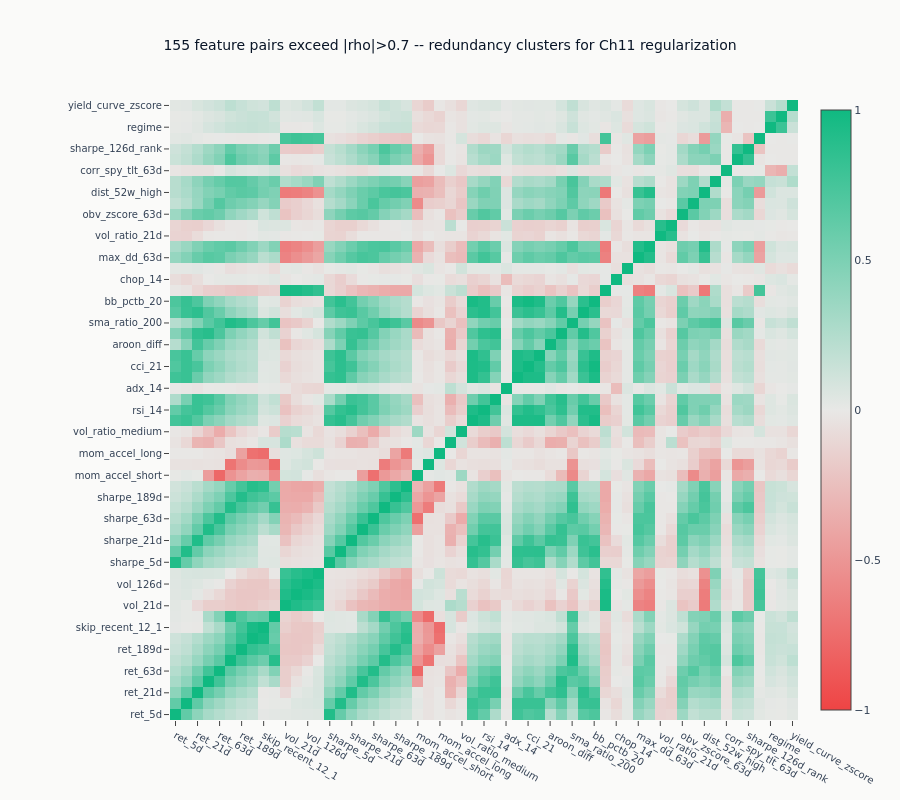

Source (notebook cell):
### Markdown cell above
### Feature Correlation Heatmap

### Code cell
sample_df = features.filter(pl.col("timestamp").is_in(dates[::5]))
# Rank in polars (fast), then Pearson on ranks = Spearman
corr_matrix = (
    sample_df.select(feature_cols).select(pl.all().rank(method="average")).to_pandas().corr()
)

high_corr_pairs = [
    (f1, f2, corr_matrix.loc[f1, f2])
    for f1, f2 in itertools.combinations(feature_cols, 2)
    if abs(corr_matrix.loc[f1, f2]) > 0.7
]

_div = ml4t_diverging()  # [negative, neutral, positive] -> centered diverging scale
diverging_scale = [[0.0, _div[0]], [0.5, _div[1]], [1.0, _div[2]]]

fig_corr = go.Figure(
    go.Heatmap(
        z=corr_matrix.values,
        x=feature_cols,
        y=feature_cols,
        colorscale=diverging_scale,
        zmid=0,
        zmin=-1,
        zmax=1,
    )
)
fig_corr.update_layout(
    title=(
        f"{len(high_corr_pairs)} feature pairs exceed |rho|>0.7 -- "
        "redundancy clusters for Ch11 regularization"
    ),
    height=800,
    width=900,
    # feature names run to ~19 characters; the default left margin clips them
    margin=dict(l=170),
)
fig_corr.show()

print(f"\nHigh-correlation pairs (|rho| > 0.7): {len(high_corr_pairs)}")
for f1, f2, rho in sorted(high_corr_pairs, key=lambda x: abs(x[2]), reverse=True)[:10]:
    print(f"  {f1} x {f2}: {rho:.3f}")

### Figure 1 — Plotly figure (JSON) as saved in the notebook; plotly's stock layout.template omitted (floating-point values rounded to 4 significant figures; data arrays with more than 128 entries replaced by an {"elided": "..."} marker saying what was removed)
{"data": [{"colorscale": [[0.0, "#ef4444"], [0.5, "#e8e8e6"], [1.0, "#10b981"]], "type": "heatmap", "x": ["ret_5d", "ret_10d", "ret_21d", "ret_42d", "ret_63d", "ret_126d", "ret_189d", "ret_252d", "skip_recent_12_1", "skip_recent_6_1", "vol_21d", "vol_63d", "vol_126d", "vol_252d", "sharpe_5d", "sharpe_10d", "sharpe_21d", "sharpe_42d", "sharpe_63d", "sharpe_126d", "sharpe_189d", "sharpe_252d", "mom_accel_short", "mom_accel_medium", "mom_accel_long", "vol_ratio_short", "vol_ratio_medium", "rsi_7", "rsi_14", "macd_line", "adx_14", "cci_14", "cci_21", "stoch_k", "aroon_diff", "sma_ratio_50", "sma_ratio_200", "ema_ratio_26", "bb_pctb_20", "natr_14", "chop_14", "hurst_100", "max_dd_63d", "max_dd_126d", "vol_ratio_21d", "vol_ratio_63d", "obv_zscore_63d", "pct_positive_63d", "dist_52w_high", "dist_52w_low", "corr_spy_tlt_63d", "ret_126d_rank", "sharpe_126d_rank", "vol_63d_rank", "regime", "yield_curve_slope", "yield_curve_zscore"], "y": ["ret_5d", "ret_10d", "ret_21d", "ret_42d", "ret_63d", "ret_126d", "ret_189d", "ret_252d", "skip_recent_12_1", "skip_recent_6_1", "vol_21d", "vol_63d", "vol_126d", "vol_252d", "sharpe_5d", "sharpe_10d", "sharpe_21d", "sharpe_42d", "sharpe_63d", "sharpe_126d", "sharpe_189d", "sharpe_252d", "mom_accel_short", "mom_accel_medium", "mom_accel_long", "vol_ratio_short", "vol_ratio_medium", "rsi_7", "rsi_14", "macd_line", "adx_14", "cci_14", "cci_21", "stoch_k", "aroon_diff", "sma_ratio_50", "sma_ratio_200", "ema_ratio_26", "bb_pctb_20", "natr_14", "chop_14", "hurst_100", "max_dd_63d", "max_dd_126d", "vol_ratio_21d", "vol_ratio_63d", "obv_zscore_63d", "pct_positive_63d", "dist_52w_high", "dist_52w_low", "corr_spy_tlt_63d", "ret_126d_rank", "sharpe_126d_rank", "vol_63d_rank", "regime", "yield_curve_slope", "yield_curve_zscore"], "z": {"elided": "57x57 float values"}, "zmax": 1, "zmid": 0, "zmin": -1}], "layout": {"height": 800, "margin": {"l": 170}, "title": {"text": "155 feature pairs exceed |rho|>0.7 -- redundancy clusters for Ch11 regularization"}, "width": 900}}
